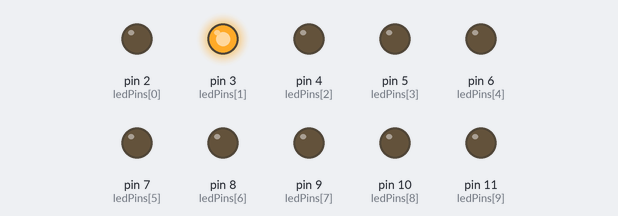
The sketch below on a simulated Arduino Uno, built with avr-gcc and run on an emulated ATmega328P. Shown: output pins drawn as LEDs (lit = HIGH).

Above: at 0.22 s.
At 1.5 s:
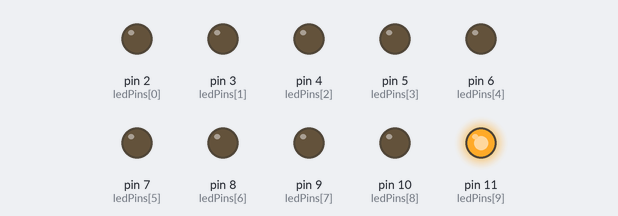
At 5.17 s:
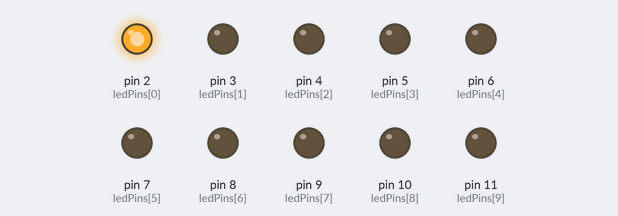
At 8.5 s:
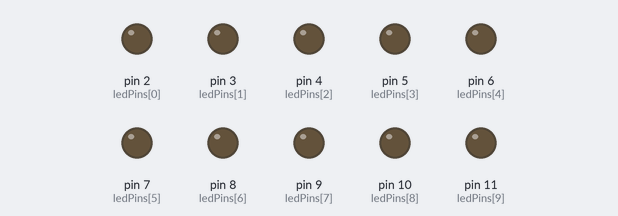
At 11.7 s:
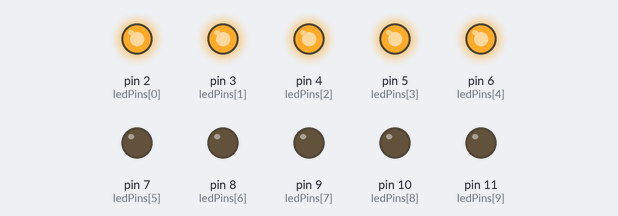
At 14.9 s:
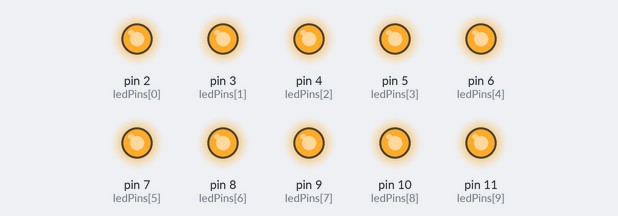
Timing chart, 0 to 15.2 s (numbered marks = the images above):
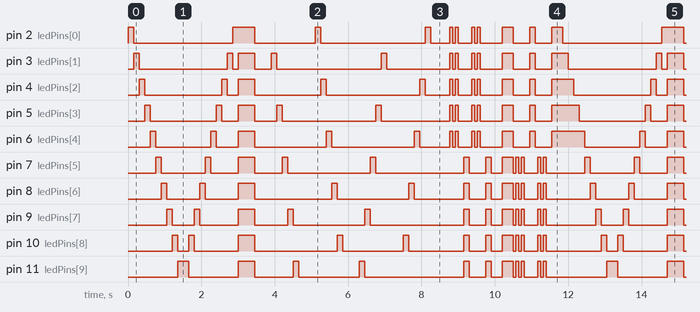

The sketch:

sketch_jan30a.ino
```cpp
/*
Left-to-right then right-to-left LED sequencer
Unified for:
- Arduino Uno / Nano
- Raspberry Pi Pico / Pico 2 / Pico 2 W
- ESP32
*/

int pokeValue = 150;

// LED pin definitions per board
#if defined(ESP32)
const int ledPins[] = {2, 4, 5, 12, 13, 14, 15, 16, 17, 18};
#elif defined(ARDUINO_ARCH_RP2040)
const int ledPins[] = {2, 3, 4, 5, 6, 7, 8, 9, 10, 11};
#else  // AVR (Uno, Nano)
const int ledPins[] = {2, 3, 4, 5, 6, 7, 8, 9, 10, 11};
#endif

const int ledCount = sizeof(ledPins) / sizeof(ledPins[0]);

void setup() {
  for (int i = 0; i < ledCount; i++) {
    pinMode(ledPins[i], OUTPUT);
    digitalWrite(ledPins[i], LOW);
  }
}

void loop() {
  sequencerLtoR();
  sequencerRtoL();
  allLedsOn();
  delay(3 * pokeValue);
  allLedsOff();
  delay(3 * pokeValue);


  sequencerLtoRodds();
  allLedsOff();
  delay(3 * pokeValue);
  sequencerLtoRevens();
  allLedsOff();
  delay(3 * pokeValue);

  sequencerRtoLodds();
  allLedsOff();
  delay(3 * pokeValue);
  sequencerRtoLevens();
  allLedsOff();
  delay(3 * pokeValue);

  interceptorPackage1();
  interceptorPackage1();
  allLedsOff();
  pause();
  pause();
  allLedsOn();
  pause();
  pause();
  interceptorPackage2();
  interceptorPackage2();
}

void pause() {
  delay(pokeValue);
}

void sequencerLtoR() {
  for (int i = 0; i < ledCount; i++) {
    digitalWrite(ledPins[i], HIGH);
    pause();
    digitalWrite(ledPins[i], LOW);
  }
}

void sequencerRtoL() {
  for (int i = ledCount - 1; i >= 0; i--) {
    digitalWrite(ledPins[i], HIGH);
    pause();
    digitalWrite(ledPins[i], LOW);
  }
}

void allLedsOn() {
  for (int i = 0; i < ledCount; i++) {
    digitalWrite(ledPins[i], HIGH);
  }
}

void allLedsOff() {
  for (int i = 0; i < ledCount; i++) {
    digitalWrite(ledPins[i], LOW);
  }
}

//   odd LEDs
void sequencerLtoRodds() {
  for (int i = 1; i < ledCount; i = i + 2) {
    digitalWrite(ledPins[i], HIGH);
    pause();
    digitalWrite(ledPins[i], LOW);
  }
}

//  evens LEDs
void sequencerLtoRevens() {
  for (int i = 0; i < ledCount; i = i + 2) {
    digitalWrite(ledPins[i], HIGH);
    pause();
    digitalWrite(ledPins[i], LOW);
  }
}

// odd LEDs
void sequencerRtoLodds() {
  for (int i = ledCount - 1; i >= 0; i = i - 2) {
    digitalWrite(ledPins[i], HIGH);
    pause();
    digitalWrite(ledPins[i], LOW);
  }
}

// even LEDs
void sequencerRtoLevens() {
  for (int i = ledCount - 2; i >= 0; i = i -2) {
    digitalWrite(ledPins[i], HIGH);
    pause();
    digitalWrite(ledPins[i], LOW);
  }
}

// half-on with half-off - switch
void LeftLedsOn() {
  for (int i = 0; i < ledCount/2; i++) {
    digitalWrite(ledPins[i], HIGH);
    //delay(pokeValue / 10);
    }
}
// half-on with half-off - switch
void RightLedsOn() {
  for (int i = 5; i < ledCount; i++) {
    digitalWrite(ledPins[i], HIGH);
    //delay(pokeValue / 10);
    }
}


void interceptorPackage1(){
allLedsOff();
delay(75);
LeftLedsOn();
delay(75);
allLedsOff();
delay(75);
LeftLedsOn();
delay(75);

allLedsOff();
pause();
RightLedsOn();
pause();
}


void interceptorPackage2(){
allLedsOff();
delay(75);
RightLedsOn();
delay(75);
allLedsOff();
delay(75);
RightLedsOn();
delay(75);

allLedsOff();
pause();
LeftLedsOn();
pause();
}
```

Measured:
- by itself, pin 3 (ledPins[1]), pin 4 (ledPins[2]), pin 5 (ledPins[3]), pin 6 (ledPins[4]), pin 7 (ledPins[5]), pin 8 (ledPins[6]), pin 9 (ledPins[7]), pin 10 (ledPins[8]), pin 11 (ledPins[9]): moves between LOW and HIGH, repeating every 11.7 s
- by itself, pin 2 (ledPins[0]): repeats every 11.7 s: LOW 2.7 s, HIGH 0.60 s, LOW 1.7 s, HIGH 0.15 s, LOW 2.9 s, HIGH 0.15 s, LOW 0.53 s, HIGH 0.08 s, LOW 0.08 s, HIGH 0.08 s, LOW 0.38 s, HIGH 0.08 s, LOW 0.08 s, HIGH 0.08 s, LOW 0.60 s, HIGH 0.30 s, LOW 0.45 s, HIGH 0.15 s, LOW 0.45 s, HIGH 0.30 s
